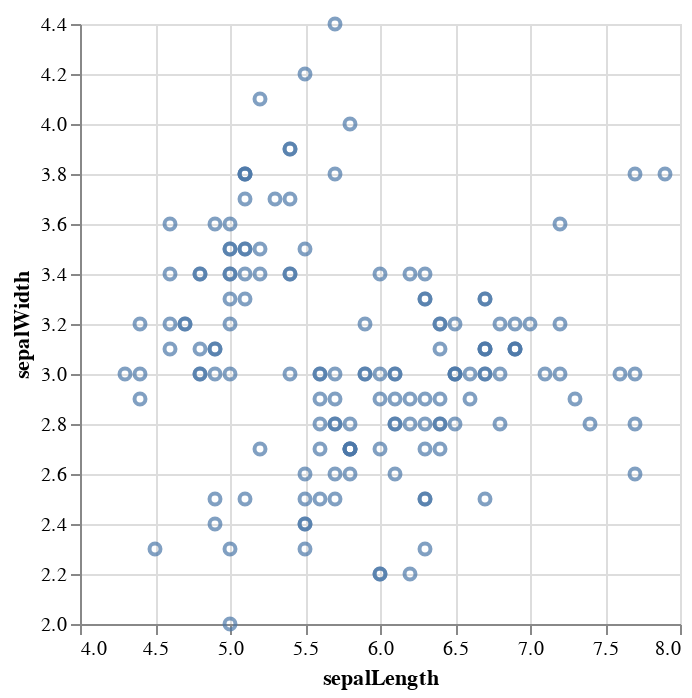

Notebook source saved alongside this figure:
### Markdown cell above
We can now use methods to specify details about the axes. Lets update the chart to have non-zero axes.

### Code cell
alt.Chart(iris_df).mark_point().encode(
    x=alt.X("sepalLength").scale(zero=False),
    y=alt.Y("sepalWidth").scale(zero=False)
    )

### Figure 1 — Vega-Lite specification as saved in the notebook (floating-point values rounded to 4 significant figures; data arrays with more than 128 entries replaced by an {"elided": "..."} marker saying what was removed)
{"config": {"view": {"continuousWidth": 300, "continuousHeight": 300}}, "data": {"name": "data-fca4a91edf579a616212ebff2e4ce4dd"}, "mark": {"type": "point"}, "encoding": {"x": {"field": "sepalLength", "scale": {"zero": false}, "type": "quantitative"}, "y": {"field": "sepalWidth", "scale": {"zero": false}, "type": "quantitative"}}, "$schema": "https://vega.github.io/schema/vega-lite/v5.20.1.json", "datasets": {"data-fca4a91edf579a616212ebff2e4ce4dd": {"elided": "150 records"}}}
